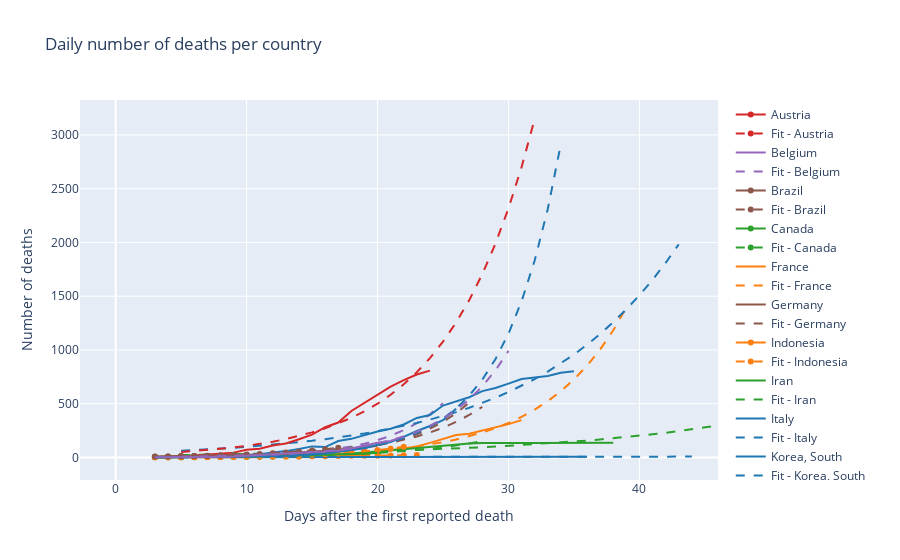

Source (notebook cell):
### Markdown cell above
##  Fitted exponential curves

### Code cell
def function(x,a,b):
    return a*np.exp(b*x)

colorscale=['rgb(31, 119, 180)' ,'rgb(255, 127, 14)','rgb(44, 160, 44)','rgb(214, 39, 40)','rgb(148, 103, 189)','rgb(140, 86, 75)']

c=0
fig = go.Figure()
for row in data_format.iterrows():
    to_keep=row[1][1:].values>1
    if (any(row[1][1:].values>100)) & (row[1][0]!='China'): # china has to be removed as it obviously does not fit anymore
        death=pd.Series(np.diff(np.append([0],row[1][1:].values[to_keep]))).rolling(7,center=True).mean().round()
        time=np.array(list(death.index))
        fig.add_trace(go.Scatter(x=time, y=death,line=dict(color=colorscale[c]),name=row[1][0]))
        if len(death.dropna())>5:
            popt, pcov = curve_fit(function,  time[death.notnull()],  death.dropna(),p0=(1,1))
            fig.add_trace(go.Scatter(x=np.linspace(5,time[-1]+5,time[-1]+1), y=pd.Series(function(np.linspace(5,time[-1]+5,time[-1]+1), *popt)).round(),line=dict(color=colorscale[c],dash='dash'),name="Fit - "+row[1][0]))
    #else :
        #print(row[1][0])
     
    c+=1
    if c>(len(colorscale)-1):
        c=0
        
fig.update_layout(title='Daily number of deaths per country',
                   xaxis_title='Days after the first reported death',
                   yaxis_title='Number of deaths')
fig.show();

### Figure 1 — Plotly figure (JSON) as saved in the notebook; plotly's stock layout.template omitted (floating-point values rounded to 4 significant figures)
{"data": [{"line": {"color": "rgb(214, 39, 40)"}, "name": "Austria", "type": "scatter", "x": [0, 1, 2, 3, 4, 5, 6, 7, 8, 9, 10, 11, 12, 13, 14, 15], "y": [null, null, null, 2, 3, 4, 4, 6, 7, 9, 10, 12, 14, null, null, null]}, {"line": {"color": "rgb(214, 39, 40)", "dash": "dash"}, "name": "Fit - Austria", "type": "scatter", "x": [5, 6, 7, 8, 9, 10, 11, 12, 13, 14, 15, 16, 17, 18, 19, 20], "y": [4, 5, 6, 7, 8, 10, 12, 14, 17, 21, 25, 31, 37, 44, 54, 65]}, {"line": {"color": "rgb(148, 103, 189)"}, "name": "Belgium", "type": "scatter", "x": [0, 1, 2, 3, 4, 5, 6, 7, 8, 9, 10, 11, 12, 13, 14, 15, 16, 17, 18, 19, 20], "y": [null, null, null, 1, 2, 3, 5, 9, 10, 12, 16, 23, 28, 36, 41, 51, 61, 83, null, null, null]}, {"line": {"color": "rgb(148, 103, 189)", "dash": "dash"}, "name": "Fit - Belgium", "type": "scatter", "x": [5, 6, 7, 8, 9, 10, 11, 12, 13, 14, 15, 16, 17, 18, 19, 20, 21, 22, 23, 24, 25], "y": [5, 7, 8, 10, 13, 17, 21, 26, 33, 41, 52, 65, 81, 102, 128, 161, 202, 254, 319, 401, 504]}, {"line": {"color": "rgb(140, 86, 75)"}, "name": "Brazil", "type": "scatter", "x": [0, 1, 2, 3, 4, 5, 6, 7, 8, 9, 10, 11, 12, 13], "y": [null, null, null, 7, 8, 10, 12, 14, 16, 18, 22, null, null, null]}, {"line": {"color": "rgb(140, 86, 75)", "dash": "dash"}, "name": "Fit - Brazil", "type": "scatter", "x": [5, 6, 7, 8, 9, 10, 11, 12, 13, 14, 15, 16, 17, 18], "y": [10, 12, 14, 16, 19, 22, 26, 30, 35, 41, 48, 56, 66, 77]}, {"line": {"color": "rgb(44, 160, 44)"}, "name": "Canada", "type": "scatter", "x": [0, 1, 2, 3, 4, 5, 6, 7, 8, 9, 10, 11, 12, 13, 14, 15], "y": [null, null, null, 3, 3, 3, 3, 4, 6, 6, 6, 8, 11, null, null, null]}, {"line": {"color": "rgb(44, 160, 44)", "dash": "dash"}, "name": "Fit - Canada", "type": "scatter", "x": [5, 6, 7, 8, 9, 10, 11, 12, 13, 14, 15, 16, 17, 18, 19, 20], "y": [3, 4, 4, 5, 6, 7, 9, 10, 12, 14, 17, 20, 24, 28, 33, 39]}, {"line": {"color": "rgb(255, 127, 14)"}, "name": "France", "type": "scatter", "x": [0, 1, 2, 3, 4, 5, 6, 7, 8, 9, 10, 11, 12, 13, 14, 15, 16, 17, 18, 19, 20, 21, 22, 23, 24, 25, 26, 27, 28, 29, 30, 31, 32, 33, 34], "y": [null, null, null, 1, 0, 1, 1, 1, 2, 2, 4, 6, 6, 10, 11, 10, 19, 17, 14, 28, 53, 67, 84, 102, 136, 169, 208, 221, 251, 276, 310, 347, null, null, null]}, {"line": {"color": "rgb(255, 127, 14)", "dash": "dash"}, "name": "Fit - France", "type": "scatter", "x": [5, 6, 7, 8, 9, 10, 11, 12, 13, 14, 15, 16, 17, 18, 19, 20, 21, 22, 23, 24, 25, 26, 27, 28, 29, 30, 31, 32, 33, 34, 35, 36, 37, 38, 39], "y": [5, 6, 8, 9, 10, 12, 15, 17, 20, 24, 28, 33, 39, 45, 53, 63, 74, 87, 103, 121, 142, 167, 197, 232, 273, 321, 378, 445, 524, 616, 725, 854, 1005, 1183, 1392]}, {"line": {"color": "rgb(140, 86, 75)"}, "name": "Germany", "type": "scatter", "x": [0, 1, 2, 3, 4, 5, 6, 7, 8, 9, 10, 11, 12, 13, 14, 15, 16, 17, 18, 19, 20, 21, 22], "y": [null, null, null, 2, 2, 3, 4, 6, 9, 11, 12, 15, 19, 25, 32, 39, 50, 63, 75, 88, null, null, null]}, {"line": {"color": "rgb(140, 86, 75)", "dash": "dash"}, "name": "Fit - Germany", "type": "scatter", "x": [5, 6, 7, 8, 9, 10, 11, 12, 13, 14, 15, 16, 17, 18, 19, 20, 21, 22, 23, 24, 25, 26, 27], "y": [5, 6, 7, 9, 11, 13, 16, 20, 25, 31, 39, 48, 60, 74, 91, 113, 141, 174, 216, 268, 332, 411, 510]}, {"line": {"color": "rgb(255, 127, 14)"}, "name": "Indonesia", "type": "scatter", "x": [0, 1, 2, 3, 4, 5, 6, 7, 8, 9, 10, 11, 12, 13, 14, 15, 16, 17, 18], "y": [null, null, null, 4, 4, 5, 6, 6, 7, 6, 8, 8, 9, 9, 10, 12, null, null, null]}, {"line": {"color": "rgb(255, 127, 14)", "dash": "dash"}, "name": "Fit - Indonesia", "type": "scatter", "x": [5, 6, 7, 8, 9, 10, 11, 12, 13, 14, 15, 16, 17, 18, 19, 20, 21, 22, 23], "y": [5, 5, 6, 6, 7, 7, 8, 9, 10, 10, 11, 12, 13, 15, 16, 17, 19, 20, 22]}, {"line": {"color": "rgb(44, 160, 44)"}, "name": "Iran", "type": "scatter", "x": [0, 1, 2, 3, 4, 5, 6, 7, 8, 9, 10, 11, 12, 13, 14, 15, 16, 17, 18, 19, 20, 21, 22, 23, 24, 25, 26, 27, 28, 29, 30, 31, 32, 33, 34, 35, 36, 37, 38, 39, 40, 41], "y": [null, null, null, 2, 2, 3, 4, 5, 7, 8, 9, 10, 12, 13, 15, 20, 24, 31, 37, 46, 56, 67, 76, 88, 100, 112, 122, 131, 135, 137, 137, 135, 135, 136, 135, 137, 136, 135, 138, null, null, null]}, {"line": {"color": "rgb(44, 160, 44)", "dash": "dash"}, "name": "Fit - Iran", "type": "scatter", "x": [5, 6, 7, 8, 9, 10, 11, 12, 13, 14, 15, 16, 17, 18, 19, 20, 21, 22, 23, 24, 25, 26, 27, 28, 29, 30, 31, 32, 33, 34, 35, 36, 37, 38, 39, 40, 41, 42, 43, 44, 45, 46], "y": [22, 24, 25, 27, 29, 30, 32, 34, 37, 39, 42, 44, 47, 50, 54, 57, 61, 65, 69, 74, 78, 84, 89, 95, 101, 108, 115, 122, 130, 139, 148, 157, 168, 179, 190, 203, 216, 230, 245, 261, 278, 296]}, {"line": {"color": "rgb(31, 119, 180)"}, "name": "Italy", "type": "scatter", "x": [0, 1, 2, 3, 4, 5, 6, 7, 8, 9, 10, 11, 12, 13, 14, 15, 16, 17, 18, 19, 20, 21, 22, 23, 24, 25, 26, 27, 28, 29, 30, 31, 32, 33, 34, 35, 36, 37, 38], "y": [null, null, null, 3, 4, 4, 6, 10, 14, 19, 25, 29, 47, 59, 79, 103, 97, 153, 173, 206, 242, 267, 307, 368, 395, 483, 524, 560, 617, 646, 687, 729, 743, 758, 788, 801, null, null, null]}, {"line": {"color": "rgb(31, 119, 180)", "dash": "dash"}, "name": "Fit - Italy", "type": "scatter", "x": [5, 6, 7, 8, 9, 10, 11, 12, 13, 14, 15, 16, 17, 18, 19, 20, 21, 22, 23, 24, 25, 26, 27, 28, 29, 30, 31, 32, 33, 34, 35, 36, 37, 38, 39, 40, 41, 42, 43], "y": [63, 68, 75, 82, 90, 98, 108, 118, 129, 142, 155, 170, 186, 204, 223, 245, 268, 293, 321, 352, 386, 422, 462, 506, 555, 608, 665, 729, 798, 874, 957, 1049, 1148, 1258, 1378, 1509, 1652, 1810, 1982]}, {"line": {"color": "rgb(31, 119, 180)"}, "name": "Korea, South", "type": "scatter", "x": [0, 1, 2, 3, 4, 5, 6, 7, 8, 9, 10, 11, 12, 13, 14, 15, 16, 17, 18, 19, 20, 21, 22, 23, 24, 25, 26, 27, 28, 29, 30, 31, 32, 33, 34, 35, 36, 37, 38, 39], "y": [null, null, null, 2, 2, 2, 2, 3, 3, 3, 3, 4, 4, 5, 4, 4, 4, 4, 3, 4, 4, 3, 4, 3, 4, 4, 4, 5, 5, 6, 6, 6, 6, 6, 6, 7, 6, null, null, null]}, {"line": {"color": "rgb(31, 119, 180)", "dash": "dash"}, "name": "Fit - Korea, South", "type": "scatter", "x": [5, 6, 7, 8, 9, 10, 11, 12, 13, 14, 15, 16, 17, 18, 19, 20, 21, 22, 23, 24, 25, 26, 27, 28, 29, 30, 31, 32, 33, 34, 35, 36, 37, 38, 39, 40, 41, 42, 43, 44], "y": [3, 3, 3, 3, 3, 3, 3, 3, 3, 3, 3, 4, 4, 4, 4, 4, 4, 4, 4, 5, 5, 5, 5, 5, 5, 5, 6, 6, 6, 6, 6, 6, 7, 7, 7, 7, 8, 8, 8, 8]}, {"line": {"color": "rgb(140, 86, 75)"}, "name": "Netherlands", "type": "scatter", "x": [0, 1, 2, 3, 4, 5, 6, 7, 8, 9, 10, 11, 12, 13, 14, 15, 16, 17, 18, 19, 20, 21, 22, 23], "y": [null, null, null, 2, 2, 3, 6, 8, 10, 14, 18, 23, 27, 33, 43, 51, 63, 72, 85, 93, 109, null, null, null]}, {"line": {"color": "rgb(140, 86, 75)", "dash": "dash"}, "name": "Fit - Netherlands", "type": "scatter", "x": [5, 6, 7, 8, 9, 10, 11, 12, 13, 14, 15, 16, 17, 18, 19, 20, 21, 22, 23, 24, 25, 26, 27, 28], "y": [8, 10, 12, 14, 16, 20, 23, 28, 33, 40, 47, 57, 68, 81, 96, 115, 137, 163, 195, 232, 277, 331, 395, 471]}, {"line": {"color": "rgb(44, 160, 44)"}, "name": "Portugal", "type": "scatter", "x": [0, 1, 2, 3, 4, 5, 6, 7, 8, 9, 10, 11, 12, 13], "y": [null, null, null, 5, 6, 8, 10, 13, 15, 17, 18, null, null, null]}, {"line": {"color": "rgb(44, 160, 44)", "dash": "dash"}, "name": "Fit - Portugal", "type": "scatter", "x": [5, 6, 7, 8, 9, 10, 11, 12, 13, 14, 15, 16, 17, 18], "y": [8, 10, 12, 14, 16, 19, 23, 27, 32, 38, 45, 54, 64, 75]}, {"line": {"color": "rgb(214, 39, 40)"}, "name": "Spain", "type": "scatter", "x": [0, 1, 2, 3, 4, 5, 6, 7, 8, 9, 10, 11, 12, 13, 14, 15, 16, 17, 18, 19, 20, 21, 22, 23, 24, 25, 26, 27], "y": [null, null, null, 5, 7, 7, 18, 26, 39, 45, 71, 81, 111, 130, 169, 212, 281, 325, 432, 505, 585, 658, 719, 772, 808, null, null, null]}, {"line": {"color": "rgb(214, 39, 40)", "dash": "dash"}, "name": "Fit - Spain", "type": "scatter", "x": [5, 6, 7, 8, 9, 10, 11, 12, 13, 14, 15, 16, 17, 18, 19, 20, 21, 22, 23, 24, 25, 26, 27, 28, 29, 30, 31, 32], "y": [50, 59, 68, 80, 93, 108, 126, 147, 171, 200, 233, 271, 316, 368, 429, 500, 583, 680, 793, 924, 1077, 1255, 1463, 1705, 1988, 2317, 2701, 3148]}, {"line": {"color": "rgb(255, 127, 14)"}, "name": "Sweden", "type": "scatter", "x": [0, 1, 2, 3, 4, 5, 6, 7, 8, 9, 10, 11, 12, 13, 14, 15, 16, 17], "y": [null, null, null, 2, 3, 3, 3, 4, 7, 9, 13, 12, 13, 17, 21, null, null, null]}, {"line": {"color": "rgb(255, 127, 14)", "dash": "dash"}, "name": "Fit - Sweden", "type": "scatter", "x": [5, 6, 7, 8, 9, 10, 11, 12, 13, 14, 15, 16, 17, 18, 19, 20, 21, 22], "y": [4, 4, 5, 7, 8, 10, 12, 14, 17, 21, 26, 31, 38, 46, 55, 67, 82, 99]}, {"line": {"color": "rgb(44, 160, 44)"}, "name": "Switzerland", "type": "scatter", "x": [0, 1, 2, 3, 4, 5, 6, 7, 8, 9, 10, 11, 12, 13, 14, 15, 16, 17, 18, 19, 20, 21, 22, 23], "y": [null, null, null, 2, 2, 2, 3, 3, 5, 6, 9, 12, 15, 14, 18, 21, 25, 27, 29, 34, 44, null, null, null]}, {"line": {"color": "rgb(44, 160, 44)", "dash": "dash"}, "name": "Fit - Switzerland", "type": "scatter", "x": [5, 6, 7, 8, 9, 10, 11, 12, 13, 14, 15, 16, 17, 18, 19, 20, 21, 22, 23, 24, 25, 26, 27, 28], "y": [4, 5, 5, 6, 7, 9, 10, 12, 14, 17, 19, 23, 27, 31, 37, 43, 50, 59, 69, 81, 95, 111, 130, 152]}, {"line": {"color": "rgb(140, 86, 75)"}, "name": "Turkey", "type": "scatter", "x": [0, 1, 2, 3, 4, 5, 6, 7, 8, 9, 10, 11, 12], "y": [null, null, null, 8, 10, 13, 14, 14, 19, 24, null, null, null]}, {"line": {"color": "rgb(140, 86, 75)", "dash": "dash"}, "name": "Fit - Turkey", "type": "scatter", "x": [5, 6, 7, 8, 9, 10, 11, 12, 13, 14, 15, 16, 17], "y": [12, 14, 16, 19, 23, 27, 32, 39, 46, 54, 65, 77, 91]}, {"line": {"color": "rgb(31, 119, 180)"}, "name": "US", "type": "scatter", "x": [0, 1, 2, 3, 4, 5, 6, 7, 8, 9, 10, 11, 12, 13, 14, 15, 16, 17, 18, 19, 20, 21, 22, 23, 24, 25, 26, 27, 28, 29], "y": [null, null, null, 3, 2, 3, 4, 4, 5, 5, 6, 9, 11, 12, 23, 28, 36, 51, 67, 85, 118, 144, 191, 246, 293, 346, 452, null, null, null]}, {"line": {"color": "rgb(31, 119, 180)", "dash": "dash"}, "name": "Fit - US", "type": "scatter", "x": [5, 6, 7, 8, 9, 10, 11, 12, 13, 14, 15, 16, 17, 18, 19, 20, 21, 22, 23, 24, 25, 26, 27, 28, 29, 30, 31, 32, 33, 34], "y": [3, 4, 6, 7, 9, 11, 14, 18, 22, 28, 35, 45, 56, 71, 90, 113, 143, 180, 227, 286, 361, 455, 574, 724, 913, 1152, 1453, 1832, 2311, 2914]}, {"line": {"color": "rgb(148, 103, 189)"}, "name": "United Kingdom", "type": "scatter", "x": [0, 1, 2, 3, 4, 5, 6, 7, 8, 9, 10, 11, 12, 13, 14, 15, 16, 17, 18, 19, 20, 21, 22, 23, 24, 25], "y": [null, null, null, 1, 1, 3, 3, 7, 7, 9, 19, 24, 30, 37, 40, 52, 56, 63, 83, 112, 136, 154, 196, null, null, null]}, {"line": {"color": "rgb(148, 103, 189)", "dash": "dash"}, "name": "Fit - United Kingdom", "type": "scatter", "x": [5, 6, 7, 8, 9, 10, 11, 12, 13, 14, 15, 16, 17, 18, 19, 20, 21, 22, 23, 24, 25, 26, 27, 28, 29, 30], "y": [6, 8, 9, 11, 14, 17, 21, 26, 31, 39, 47, 58, 71, 87, 106, 130, 160, 195, 239, 293, 359, 440, 539, 661, 809, 991]}], "layout": {"title": {"text": "Daily number of deaths per country"}, "xaxis": {"title": {"text": "Days after the first reported death"}}, "yaxis": {"title": {"text": "Number of deaths"}}}}
